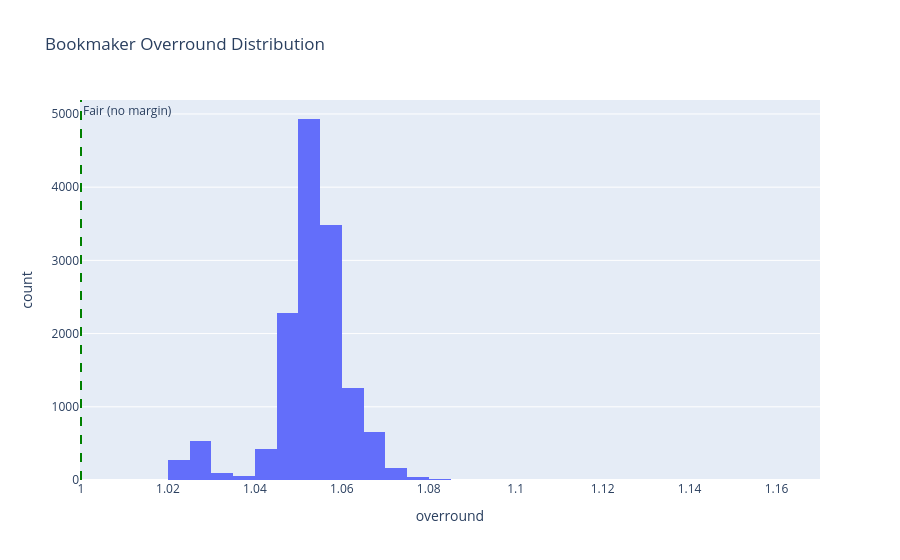

The notebook cell this image was saved under:
### Markdown cell above
## 3. Betting Odds Analysis & Overround

### Code cell
# Odds coverage and margin
odds_cols = ['odds_home', 'odds_draw', 'odds_away']
print("Average bookmaker overround:", df['overround'].mean().round(4))

fig = px.histogram(df, x='overround', nbins=50, title='Bookmaker Overround Distribution')
fig.add_vline(x=1.0, line_dash='dash', line_color='green', annotation_text='Fair (no margin)')
fig.show()

### Figure 1 — Plotly figure (JSON) as saved in the notebook; plotly's stock layout.template omitted (floating-point values rounded to 4 significant figures; data arrays with more than 128 entries replaced by an {"elided": "..."} marker saying what was removed)
{"data": [{"alignmentgroup": "True", "bingroup": "x", "hovertemplate": "overround=%{x}<br>count=%{y}<extra></extra>", "legendgroup": "", "marker": {"color": "#636efa", "pattern": {"shape": ""}}, "name": "", "nbinsx": 50, "offsetgroup": "", "orientation": "v", "showlegend": false, "type": "histogram", "x": {"elided": "14255 float values"}, "xaxis": "x", "yaxis": "y"}], "layout": {"annotations": [{"showarrow": false, "text": "Fair (no margin)", "x": 1, "xanchor": "left", "xref": "x", "y": 1, "yanchor": "top", "yref": "y domain"}], "barmode": "relative", "legend": {"tracegroupgap": 0}, "shapes": [{"line": {"color": "green", "dash": "dash"}, "type": "line", "x0": 1, "x1": 1, "xref": "x", "y0": 0, "y1": 1, "yref": "y domain"}], "title": {"text": "Bookmaker Overround Distribution"}, "xaxis": {"anchor": "y", "domain": [0, 1], "title": {"text": "overround"}}, "yaxis": {"anchor": "x", "domain": [0, 1], "title": {"text": "count"}}}}
